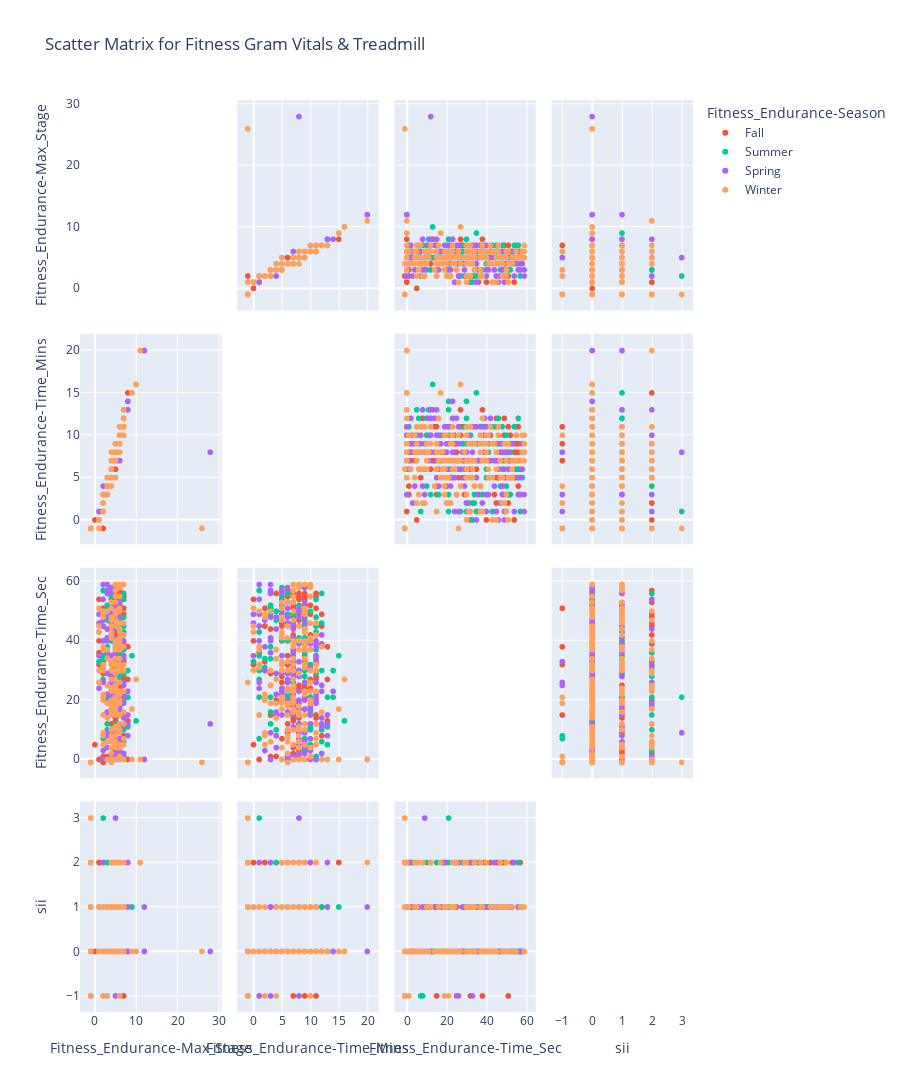

Notebook code for this chart:
### Markdown cell above
#### CSV Data Exploration: Fitness Gram Vitals & Treadmill

### Code cell
scatterMatrixSeason(tableData,
                    dimensions=['Fitness_Endurance-Max_Stage',
                                'Fitness_Endurance-Time_Mins',
                                'Fitness_Endurance-Time_Sec',
                                'sii'],
                    title = 'Scatter Matrix for Fitness Gram Vitals & Treadmill', 
                    colour='Fitness_Endurance-Season')

### Figure 1 — Plotly figure (JSON) as saved in the notebook; plotly's stock layout.template omitted (floating-point values rounded to 4 significant figures; data arrays with more than 128 entries replaced by an {"elided": "..."} marker saying what was removed)
{"data": [{"diagonal": {"visible": false}, "dimensions": [{"axis": {"matches": true}, "label": "Fitness_Endurance-Max_Stage", "values": {"elided": "332 int values"}}, {"axis": {"matches": true}, "label": "Fitness_Endurance-Time_Mins", "values": {"elided": "332 int values"}}, {"axis": {"matches": true}, "label": "Fitness_Endurance-Time_Sec", "values": {"elided": "332 int values"}}, {"axis": {"matches": true}, "label": "sii", "values": {"elided": "332 int values"}}], "hovertemplate": "Fitness_Endurance-Season=Fall<br>%{xaxis.title.text}=%{x}<br>%{yaxis.title.text}=%{y}<extra></extra>", "legendgroup": "Fall", "marker": {"color": "#EF553B", "symbol": "circle"}, "name": "Fall", "showlegend": true, "type": "splom"}, {"diagonal": {"visible": false}, "dimensions": [{"axis": {"matches": true}, "label": "Fitness_Endurance-Max_Stage", "values": {"elided": "253 int values"}}, {"axis": {"matches": true}, "label": "Fitness_Endurance-Time_Mins", "values": {"elided": "253 int values"}}, {"axis": {"matches": true}, "label": "Fitness_Endurance-Time_Sec", "values": {"elided": "253 int values"}}, {"axis": {"matches": true}, "label": "sii", "values": {"elided": "253 int values"}}], "hovertemplate": "Fitness_Endurance-Season=Summer<br>%{xaxis.title.text}=%{x}<br>%{yaxis.title.text}=%{y}<extra></extra>", "legendgroup": "Summer", "marker": {"color": "#00cc96", "symbol": "circle"}, "name": "Summer", "showlegend": true, "type": "splom"}, {"diagonal": {"visible": false}, "dimensions": [{"axis": {"matches": true}, "label": "Fitness_Endurance-Max_Stage", "values": {"elided": "385 int values"}}, {"axis": {"matches": true}, "label": "Fitness_Endurance-Time_Mins", "values": {"elided": "385 int values"}}, {"axis": {"matches": true}, "label": "Fitness_Endurance-Time_Sec", "values": {"elided": "385 int values"}}, {"axis": {"matches": true}, "label": "sii", "values": {"elided": "385 int values"}}], "hovertemplate": "Fitness_Endurance-Season=Spring<br>%{xaxis.title.text}=%{x}<br>%{yaxis.title.text}=%{y}<extra></extra>", "legendgroup": "Spring", "marker": {"color": "#ab63fa", "symbol": "circle"}, "name": "Spring", "showlegend": true, "type": "splom"}, {"diagonal": {"visible": false}, "dimensions": [{"axis": {"matches": true}, "label": "Fitness_Endurance-Max_Stage", "values": {"elided": "338 int values"}}, {"axis": {"matches": true}, "label": "Fitness_Endurance-Time_Mins", "values": {"elided": "338 int values"}}, {"axis": {"matches": true}, "label": "Fitness_Endurance-Time_Sec", "values": {"elided": "338 int values"}}, {"axis": {"matches": true}, "label": "sii", "values": {"elided": "338 int values"}}], "hovertemplate": "Fitness_Endurance-Season=Winter<br>%{xaxis.title.text}=%{x}<br>%{yaxis.title.text}=%{y}<extra></extra>", "legendgroup": "Winter", "marker": {"color": "#FFA15A", "symbol": "circle"}, "name": "Winter", "showlegend": true, "type": "splom"}], "layout": {"dragmode": "select", "height": 1500, "legend": {"title": {"text": "Fitness_Endurance-Season"}, "tracegroupgap": 0}, "title": {"text": "Scatter Matrix for Fitness Gram Vitals & Treadmill"}}}
